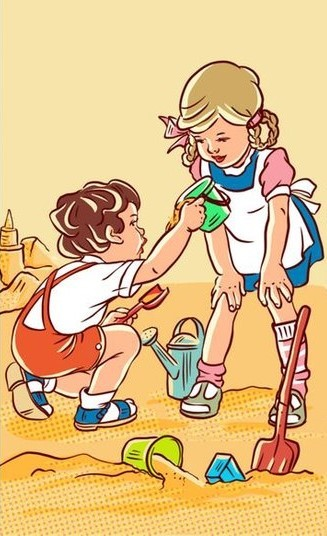
#> input picture gambar1.jpg, 327 x 536 px
$ python 'F55121037_Muhammad Fajrin Aljabar_hestogram.py'
#> lines starting #> are read from the running program, lines starting #| are printed output that depends on the picture
import cv2

from matplotlib import pyplot as plt

img = cv2.imread('gambar1.jpg')
#> img is the input picture: shape (536, 327, 3); mean B, G, R 135, 188, 222

gray = cv2.cvtColor(img, cv2.COLOR_BGR2GRAY)
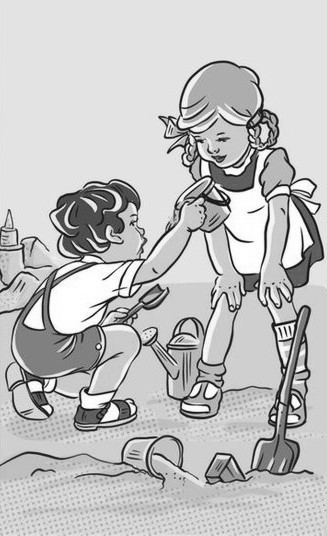
#> gray: shape (536, 327); min 4, max 255, mean 192.1

hist = cv2.calcHist([gray], [0], None, [256], [0, 256])
#> hist = 256 values, max 48104 at index 227, min 0 at index 0, mean 684.7

plt.plot(hist)

plt.show()
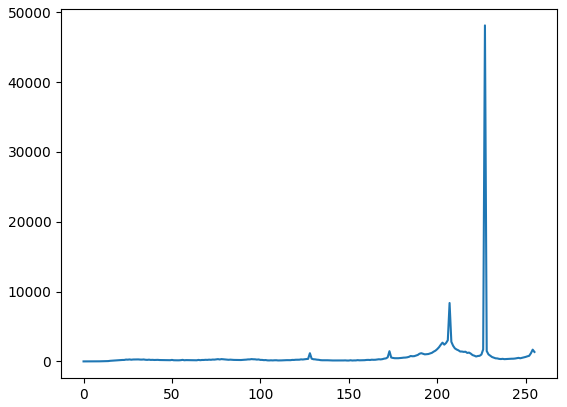
#> figure drawn by matplotlib, 1 panel; curve peaks at x = 227, y = 48104

$ run again, with xray.jpg copied over gambar1.jpg
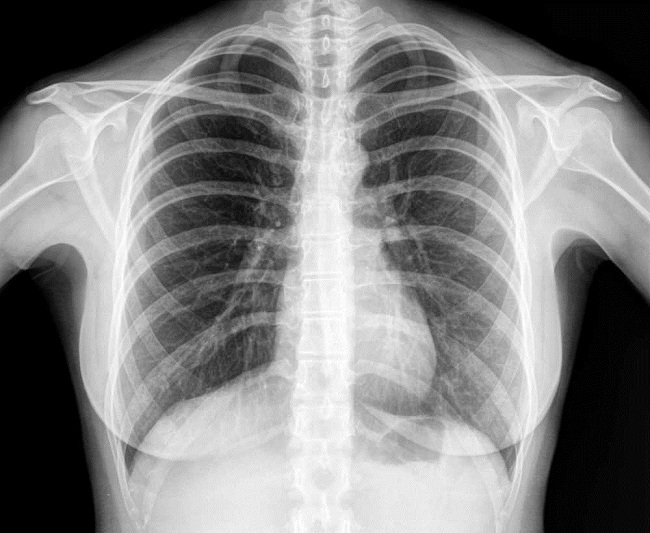
#> input picture xray.jpg, 650 x 533 px
#> img is the input picture: shape (533, 650, 3); min 0, max 255, mean 131.4
#> hist = 256 values, max 40239 at index 0, min 216 at index 22, mean 1353.3
#> `plt.show()`:
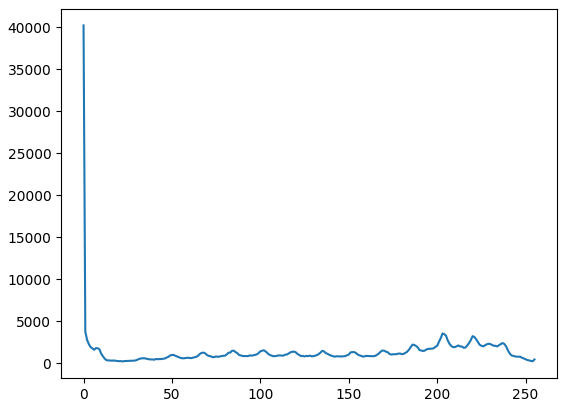
#> figure drawn by matplotlib, 1 panel; curve peaks at x = 0, y = 40239
